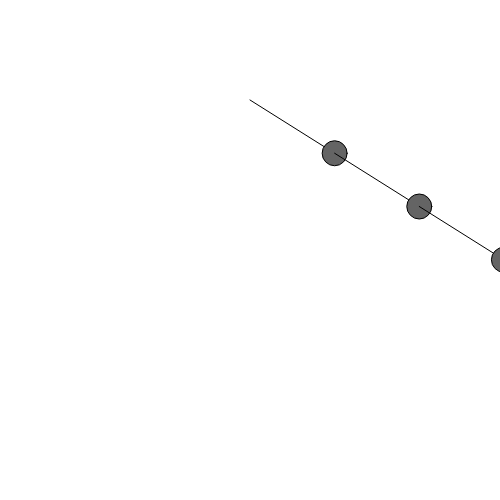
Frame 1 (no input)
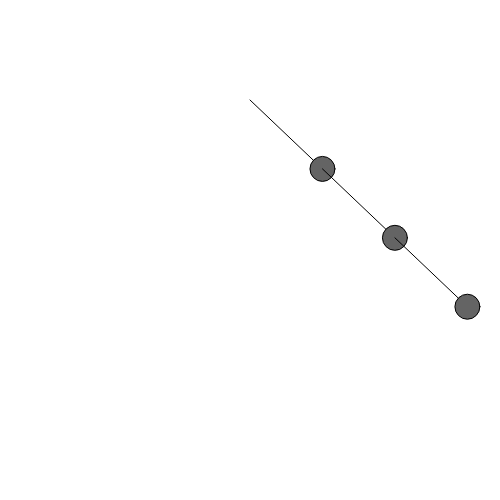
Frame 60 (no input)
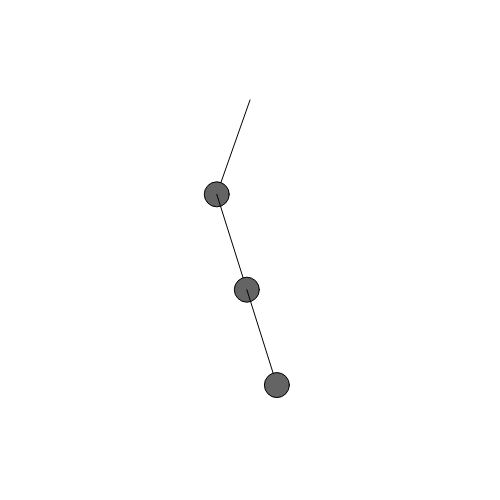
Frame 120 (the mouse pressed at the canvas centre since frame 60)

The p5.js sketch that drew these frames (run headless with seeded random() and noise() and a simulated clock; from frame 60 on, the mouse is pressed at the canvas centre):

// p5.js sketch
// ── sketch.js
var pendulum = [], length = 100, gravity = .01, count = 3;
function setup() {
	createCanvas(500, 500)
	for(var i = 0; i< count; i++){	
		pendulum[i] = new Pendulum(width/2, i*length+height/5)
	}
	
	fill(100)
}

function draw() {
	background(255)
	for(var i = 0; i< count; i++){	
		pendulum[i].update()
		pendulum[i].display(i)	
	}
}


function Pendulum(x,y){
	this.origin = createVector(x,y)
	this.loc = createVector(0,length)
	this.angle = 45
	this.angularVel = 0;
	this.angularAcc = 0;
	this.damping = .999
}

Pendulum.prototype = {
	update: function(){
		this.angularAcc = -gravity*sin(this.angle)
		this.angularVel += this.angularAcc
		this.angularVel *= this.damping
		this.angle += this.angularVel
	},
	display: function(i){
		if(i>0){
			translate(pendulum[i-1].loc.x,pendulum[i-1].loc.y)
		}else{
			translate(this.origin.x,this.origin.y)
		}
		this.loc = createVector(length*sin(this.angle), length*cos(this.angle))
		line(0, 0, this.loc.x, this.loc.y)
		ellipse(this.loc.x, this.loc.y, 25)
	},
	addForce: function(f){
		var force = this.f.copy()
		this.acc.add(force)
	}
}

function mousePressed(){
	pendulum[0].angle = mouseX/10
}
